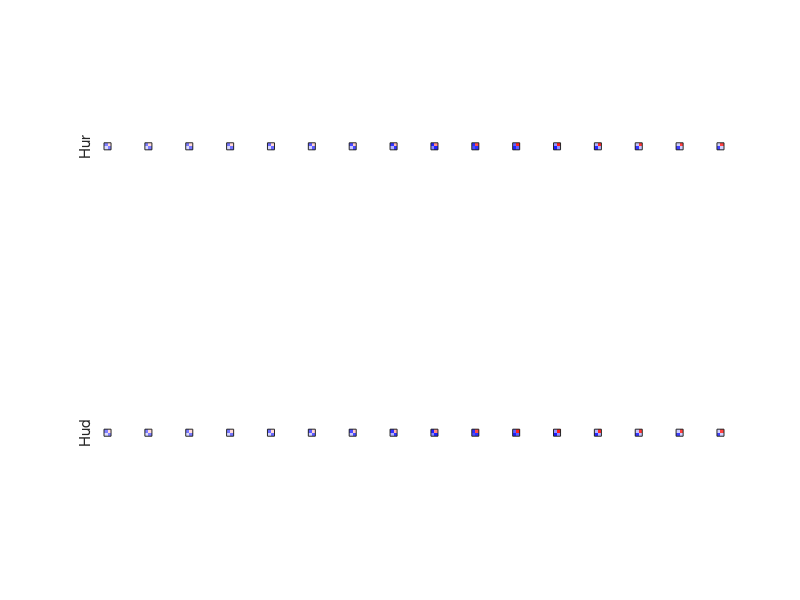
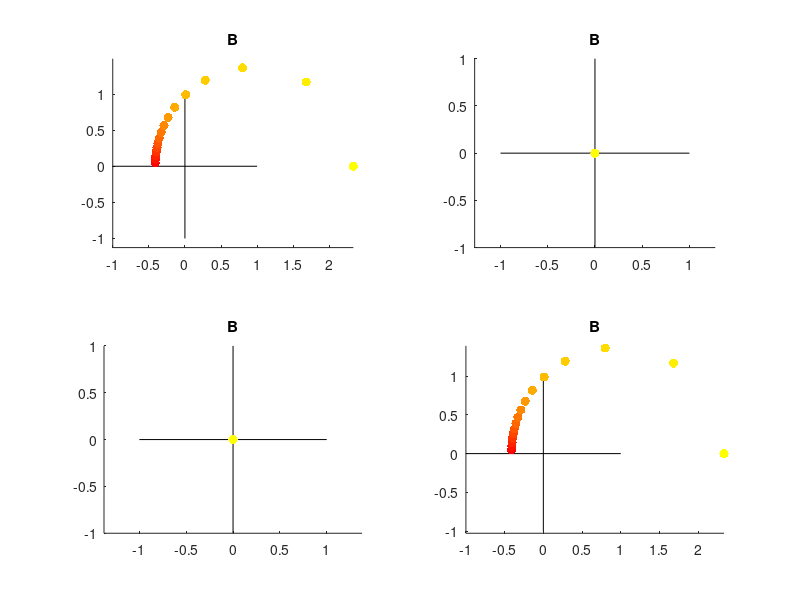
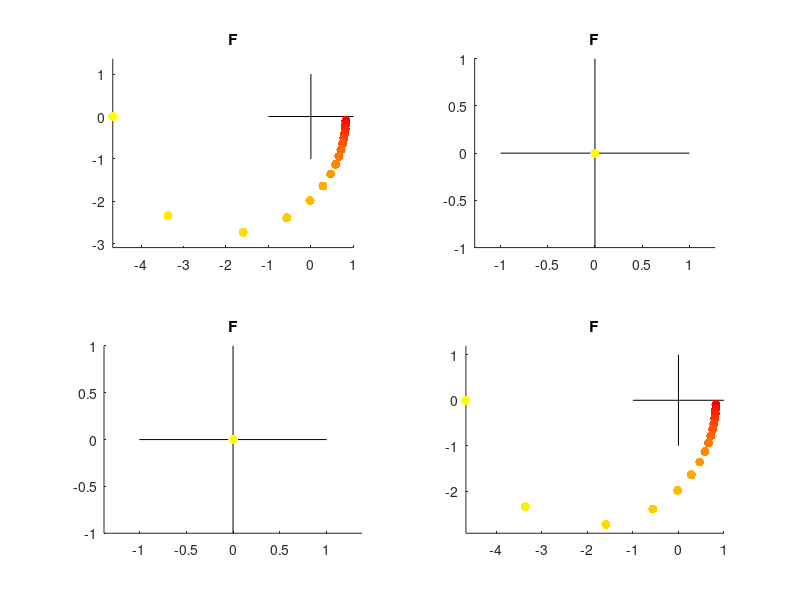

Here is the MATLAB script that generated these plots, in order:
interval = pi/16;
angle = pi:interval:2*pi-interval;
angle = fliplr(angle);
realPart = cos(angle);
imaginaryPart = sin(angle);
comp = permute(realPart + imaginaryPart*1j,[2 1]);
template = [real(comp)'; imag(comp)'];
amp = linspace(0.8,0.1,length(comp))';
comp = 0.7.*comp;

clear Hud Hur B F
Hud(1,1,:) = comp(end-15:end);
Hud(2,2,:) = comp(end-15:end);
Hur(1,1,:) = comp(1:16);
Hur(2,2,:) = comp(1:16);
M = eye(2);

n = size(Hur,3);

% disturbance after M
for i = 1:size(Hud,3)
    B(:,:,i) = -Hud(:,:,i)*inv(M*Hud(:,:,i) + eye(2));
    F(:,:,i) = Hur(:,:,i) + B(:,:,i)*(M*Hur(:,:,i) - eye(2));
end

% set the visuomotor perturbation
M2 = rotz(-90);
M2 = M2(1:2,1:2);

% set the degree to which the controllers rotate
R_B = rotz(40);
R_B = R_B(1:2,1:2);

R_F = rotz(40);
R_F = R_F(1:2,1:2);

clear Hur_rot Hud_rot
for i = 1:n
    B_rot = R_B*B(:,:,i);
    F_rot = R_F*F(:,:,i);
    
    Hur_rot(:,:,i) = inv(eye(2) + B_rot*M2)*(F_rot + B_rot);
    Hud_rot(:,:,i) = -inv(eye(2) + B_rot*M2)*B_rot;
end

clear Hur_gain Hud_gain
for i = 1:2
    for j = 1:2
        % compute gain matrix for Hur
        phasors = squeeze(Hur_rot(i,j,:));
        phasors = [real(phasors) imag(phasors)];
        
        clear gain
        for k = 1:n
            gain(k) = phasors(k,:)*template(:,k);
        end
        Hur_gain(i,j,:) = gain;
        
        % compute gain matrix for Hud
        phasors = squeeze(Hud_rot(i,j,:));
        phasors = [real(phasors) imag(phasors)];
        
        clear gain
        for k = 1:n
            gain(k) = phasors(k,:)*template(:,k);
        end
        Hud_gain(i,j,:) = gain;
    end
end

% for plotting heatmaps
col1 = [1 0 0];
col2 = [1 1 1];
Nstep = 100;
map1 = [linspace(col1(1),col2(1),Nstep)', linspace(col1(2),col2(2),Nstep)', linspace(col1(3),col2(3),Nstep)'];

col1 = [1 1 1];
col2 = [0 0 1];
map2 = [linspace(col1(1),col2(1),Nstep)', linspace(col1(2),col2(2),Nstep)', linspace(col1(3),col2(3),Nstep)'];

map = [map1; map2];
clims = [-1 1];

figure(1); clf
for i = 1:n
    subplot(2,n,i)
    imagesc(Hur_gain(:,:,i),clims)
    colormap(map)
    pbaspect([1 1 1])
    set(gca,'Xtick',[],'Ytick',[])
    if i == 1
        ylabel('Hur')
    end
    
    subplot(2,n,i+n)
    imagesc(Hud_gain(:,:,i),clims)
    colormap(map)
    pbaspect([1 1 1])
    set(gca,'Xtick',[],'Ytick',[])
    if i == 1
        ylabel('Hud')
    end
end

nReal = numel(realPart);
nImag = numel(imaginaryPart);
col1 = [1 0 0];
col2 = [0 1 0];
col3 = [0 0 1];
col4 = [1 1 0];

map2 = [linspace(col1(1),col4(1),n)' linspace(col1(2),col4(2),n)' linspace(col1(3),col4(3),n)'];

% figure(2); clf
% for i = 1:2
%     for k = 1:2
%         subplot(2,2,2*(i-1)+k); hold on
%         plot([-1 1],[0 0],'k')
%         plot([0 0],[-1 1],'k')
%             for j = 1:n
%                 plot(real(Hud_rot(i,k,j)),imag(Hud_rot(i,k,j)),'.','MarkerSize',20,'Color',map2(j,:))
%             end
%         title('H_{ud}')
%         axis equal
%     end
% end
% 
% figure(3); clf
% for i = 1:2
%     for k = 1:2
%         subplot(2,2,2*(i-1)+k); hold on
%         plot([-1 1],[0 0],'k')
%         plot([0 0],[-1 1],'k')
%             for j = 1:n
%                 plot(real(Hur_rot(i,k,j)),imag(Hur_rot(i,k,j)),'.','MarkerSize',20,'Color',map2(j,:))
%             end
%         title('H_{ur}')
%         axis equal
%     end
% end

%%
% figure(8); clf
% for i = 1:2
%     for j = 1:2
%         subplot(2,2,2*(i-1)+j); hold on
%         plot([-1 1],[0 0],'k')
%         plot([0 0],[-1 1],'k')
%         % for i = 1:n
%         for k = 1:n
%             %         plot(real(B(i,j)),imag(B(i,j)),'.','MarkerSize',20,'Color',squeeze(map(i,j,:)))
%             plot(real(B_rot(i,j,k)),imag(B_rot(i,j,k)),'.','MarkerSize',20,'Color',map(k,:))
%         end
%         % end
%         title('B')
%         axis equal
%     end
% end
% 
% figure(9); clf
% for i = 1:2
%     for j = 1:2
%         subplot(2,2,2*(i-1)+j); hold on
%         plot([-1 1],[0 0],'k')
%         plot([0 0],[-1 1],'k')
%         % for i = 1:n
%         for k = 1:n
%             %         plot(real(B(i,j)),imag(B(i,j)),'.','MarkerSize',20,'Color',squeeze(map(i,j,:)))
%             plot(real(F_rot(i,j,k)),imag(F_rot(i,j,k)),'.','MarkerSize',20,'Color',map(k,:))
%         end
%         % end
%         if fixedHur
%             title(['F (Hur = ' num2str(comp(idx)) ')'])
%         else
%             title(['F (Hud = ' num2str(comp(idx)) ')'])
%         end
%         axis equal
%     end
% end

%%

nReal = numel(realPart);
nImag = numel(imaginaryPart);
col1 = [1 0 0];
col2 = [0 1 0];
col3 = [0 0 1];
col4 = [1 1 0];

map = [linspace(col1(1),col4(1),n)' linspace(col1(2),col4(2),n)' linspace(col1(3),col4(3),n)'];

ax1 = 1;
ax2 = 1;

figure(8); clf
for i = 1:2
    for j = 1:2
        subplot(2,2,2*(i-1)+j); hold on
        plot([-1 1],[0 0],'k')
        plot([0 0],[-1 1],'k')
        % for i = 1:n
        for k = 1:n
            %         plot(real(B(i,j)),imag(B(i,j)),'.','MarkerSize',20,'Color',squeeze(map(i,j,:)))
            plot(real(B(i,j,k)),imag(B(i,j,k)),'.','MarkerSize',20,'Color',map(k,:))
        end
        % end
        title('B')
        axis equal
    end
end

figure(9); clf
for i = 1:2
    for j = 1:2
        subplot(2,2,2*(i-1)+j); hold on
        plot([-1 1],[0 0],'k')
        plot([0 0],[-1 1],'k')
        % for i = 1:n
        for k = 1:n
            %         plot(real(B(i,j)),imag(B(i,j)),'.','MarkerSize',20,'Color',squeeze(map(i,j,:)))
            plot(real(F(i,j,k)),imag(F(i,j,k)),'.','MarkerSize',20,'Color',map(k,:))
        end
        % end
        title('F')
        axis equal
    end
end